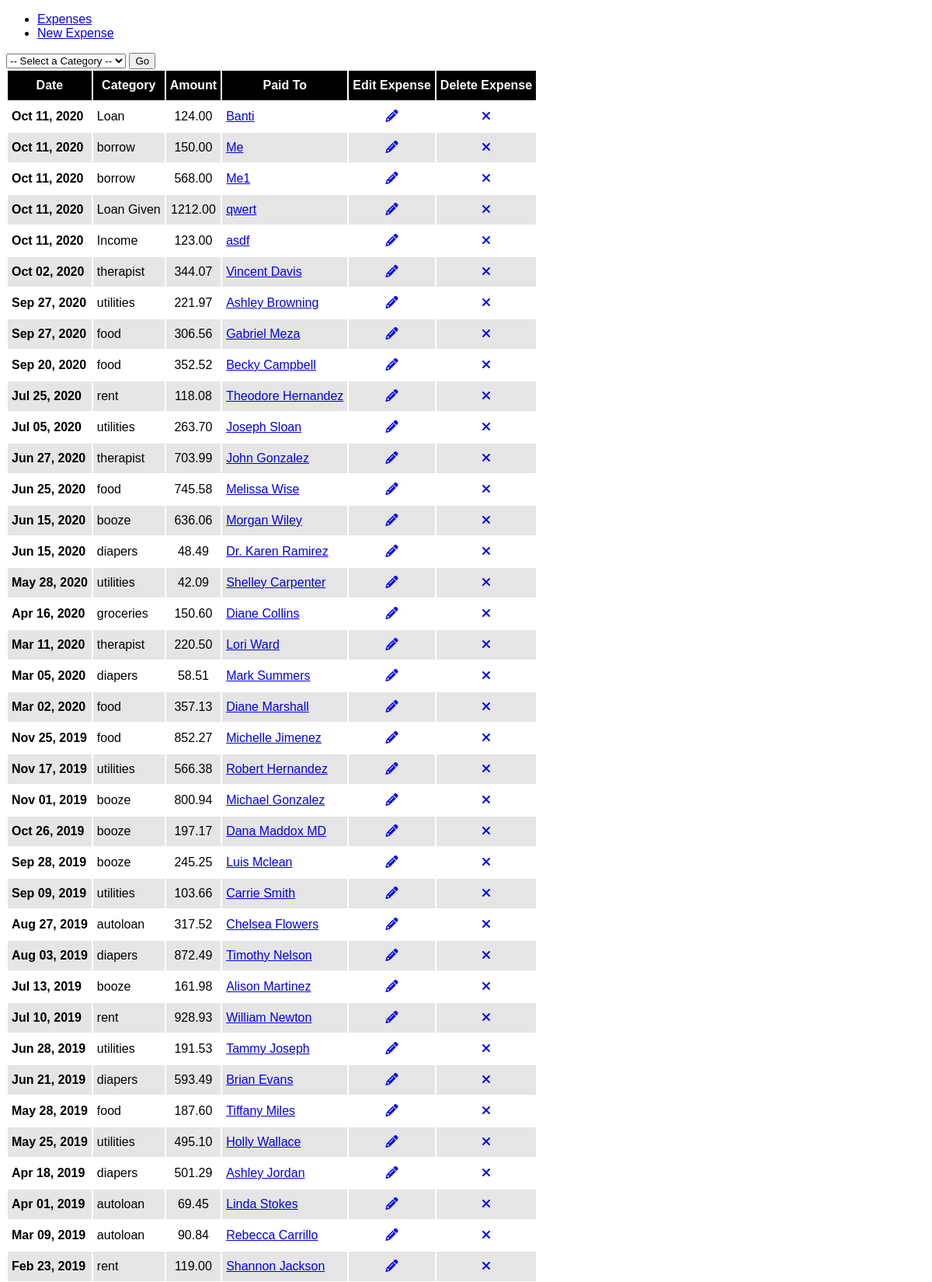
The page / (upper part) on the database its author committed.
### application.py (models this page shows)
class Expense(db.Model):
    __tablename__ = "expenses"
    id = db.Column(db.Integer, primary_key=True)
    item = db.Column(db.Unicode)
    amount = db.Column(db.Float)
    paid_to = db.Column(db.Unicode)
    category = db.Column(db.Unicode)
    date = db.Column(db.Date)
    description = db.Column(db.Unicode)

### application.py (the view)
@application.route("/", methods=["GET", "POST"])
def expense_list():
    if request.method == "POST" and request.form.get("category", ""):
        return redirect(url_for("category", category=request.form["category"]))
    expenses = Expense.query.order_by(Expense.date.desc()).all()
    categories = [column[0] for column in Expense.query.with_entities(Expense.category).distinct()]
    return render_template('list.html', expenses=expenses, categories=get_expense_category())

### application.py (called while the page is built)
def get_expense_category():
    expense_category = Expense_Category.query.all()
    expense_category_data = {}
    for column in expense_category:
        expense_category_data.update({
            str(column.id): {
                "name": column.name,
                "color": column.color
            }
        })
    return expense_category_data

### templates/list.html (shortened to what this page needs)
{% extends "layout.html" %}
{% block body %}
<form method="POST">
    <select name="category">
        {% if not selected %}
        <option value="" selected>-- Select a Category --</option>
        {% endif %}
    </select>
    <input type="submit" value="Go" />
</form>
<table id="expense-list">
    <tr id="head-row">
        <th>Date</th>
        <th>Category</th>
        <th>Amount</th>
        <th>Paid To</th>
        <th>Edit Expense</th>
        <th>Delete Expense</th>
    </tr>
{% for expense in expenses %}
<tr>
    <td>{{ expense.date.strftime("%b %d, %Y") }}</td>
    <td align="left">{{ expense.category }}</td>
    <td align="center">{{ "%0.2f" | format(expense.amount) }}</td>
    <td><a href="{{ url_for('detail', id=expense.id) }}">{{ expense.paid_to }}</a></td>
    <td align="center"><a href="{{ url_for('edit', id=expense.id) }}"><i class="fa fa-pencil" aria-hidden="true"></i></a></td>
    <td align="center"><a href="#" class="delete" data="{{ expense.id }}"><i class="fa fa-times" aria-hidden="true"></i></a></td>
</tr>
{% endfor %}
</table>
{% endblock %}

### templates/layout.html (shortened to what this page needs)
<!DOCTYPE html>
<html>
<head>
  <link rel="stylesheet" href="{{ url_for('static', filename='style.css') }}" type="text/css">
</head>
<body>
  <nav>
    <ul>
      <li><a href="{{ url_for('expense_list') }}">Expenses</a></li>
      <li><a href="{{ url_for('create') }}">New Expense</a></li>
    </ul>
  </nav>
  {% block body %}
  {% endblock %}
</body>
</html>

### static/style.css (style rules this page uses)
* { font-family: helvetica; }
#expense-list tr:nth-child(odd) { background-color: rgba(0,0,0,0.1); }
#head-row { background-color: black!important; color: white; }
#expense-list td, #expense-list th { padding: 10px 5px; }
#expense-list tr td:nth-child(1) { font-weight: 700; }

### rows shown on the page
Expense: date "Oct 11, 2020", category "Loan", amount "124.00", paid_to "Banti"
Expense: date "Oct 11, 2020", category "borrow", amount "150.00", paid_to "Me"
Expense: date "Oct 11, 2020", category "borrow", amount "568.00", paid_to "Me1"
Expense: date "Oct 11, 2020", category "Loan Given", amount "1212.00", paid_to "qwert"
Expense: date "Oct 11, 2020", category "Income", amount "123.00", paid_to "asdf"
Expense: date "Oct 02, 2020", category "therapist", amount "344.07", paid_to "Vincent Davis"
Expense: date "Sep 27, 2020", category "utilities", amount "221.97", paid_to "Ashley Browning"
Expense: date "Sep 27, 2020", category "food", amount "306.56", paid_to "Gabriel Meza"
Expense: date "Sep 20, 2020", category "food", amount "352.52", paid_to "Becky Campbell"
Expense: date "Jul 25, 2020", category "rent", amount "118.08", paid_to "Theodore Hernandez"
Expense: date "Jul 05, 2020", category "utilities", amount "263.70", paid_to "Joseph Sloan"
Expense: date "Jun 27, 2020", category "therapist", amount "703.99", paid_to "John Gonzalez"
Expense: date "Jun 25, 2020", category "food", amount "745.58", paid_to "Melissa Wise"
Expense: date "Jun 15, 2020", category "booze", amount "636.06", paid_to "Morgan Wiley"
Expense: date "Jun 15, 2020", category "diapers", amount "48.49", paid_to "Dr. Karen Ramirez"
Expense: date "May 28, 2020", category "utilities", amount "42.09", paid_to "Shelley Carpenter"
Expense: date "Apr 16, 2020", category "groceries", amount "150.60", paid_to "Diane Collins"
Expense: date "Mar 11, 2020", category "therapist", amount "220.50", paid_to "Lori Ward"
Expense: date "Mar 05, 2020", category "diapers", amount "58.51", paid_to "Mark Summers"
Expense: date "Mar 02, 2020", category "food", amount "357.13", paid_to "Diane Marshall"
Expense: date "Nov 25, 2019", category "food", amount "852.27", paid_to "Michelle Jimenez"
Expense: date "Nov 17, 2019", category "utilities", amount "566.38", paid_to "Robert Hernandez"
Expense: date "Nov 01, 2019", category "booze", amount "800.94", paid_to "Michael Gonzalez"
Expense: date "Oct 26, 2019", category "booze", amount "197.17", paid_to "Dana Maddox MD"
Expense: date "Sep 28, 2019", category "booze", amount "245.25", paid_to "Luis Mclean"
Expense: date "Sep 09, 2019", category "utilities", amount "103.66", paid_to "Carrie Smith"
Expense: date "Aug 27, 2019", category "autoloan", amount "317.52", paid_to "Chelsea Flowers"
Expense: date "Aug 03, 2019", category "diapers", amount "872.49", paid_to "Timothy Nelson"
Expense: date "Jul 13, 2019", category "booze", amount "161.98", paid_to "Alison Martinez"
Expense: date "Jul 10, 2019", category "rent", amount "928.93", paid_to "William Newton"
Expense: date "Jun 28, 2019", category "utilities", amount "191.53", paid_to "Tammy Joseph"
Expense: date "Jun 21, 2019", category "diapers", amount "593.49", paid_to "Brian Evans"
Expense: date "May 28, 2019", category "food", amount "187.60", paid_to "Tiffany Miles"
Expense: date "May 25, 2019", category "utilities", amount "495.10", paid_to "Holly Wallace"
Expense: date "Apr 18, 2019", category "diapers", amount "501.29", paid_to "Ashley Jordan"
Expense: date "Apr 01, 2019", category "autoloan", amount "69.45", paid_to "Linda Stokes"
Expense: date "Mar 09, 2019", category "autoloan", amount "90.84", paid_to "Rebecca Carrillo"
Expense: date "Feb 23, 2019", category "rent", amount "119.00", paid_to "Shannon Jackson"
